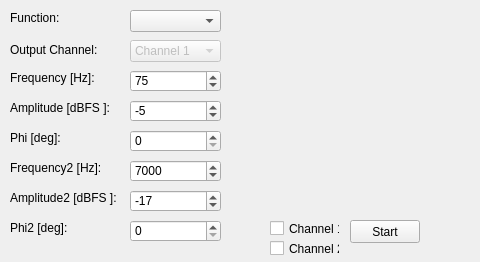
<?xml version="1.0" encoding="UTF-8"?>
<ui version="4.0">
 <class>FormSigGen</class>
 <widget class="QWidget" name="FormSigGen">
  <property name="geometry">
   <rect>
    <x>0</x>
    <y>0</y>
    <width>480</width>
    <height>262</height>
   </rect>
  </property>
  <property name="sizePolicy">
   <sizepolicy hsizetype="Fixed" vsizetype="Fixed">
    <horstretch>0</horstretch>
    <verstretch>0</verstretch>
   </sizepolicy>
  </property>
  <property name="minimumSize">
   <size>
    <width>400</width>
    <height>245</height>
   </size>
  </property>
  <property name="maximumSize">
   <size>
    <width>480</width>
    <height>262</height>
   </size>
  </property>
  <property name="windowTitle">
   <string>Signal Generator</string>
  </property>
  <widget class="QPushButton" name="pushButtonStartStop">
   <property name="geometry">
    <rect>
     <x>350</x>
     <y>220</y>
     <width>70</width>
     <height>23</height>
    </rect>
   </property>
   <property name="maximumSize">
    <size>
     <width>70</width>
     <height>25</height>
    </size>
   </property>
   <property name="text">
    <string>Start</string>
   </property>
   <property name="checkable">
    <bool>true</bool>
   </property>
   <property name="checked">
    <bool>false</bool>
   </property>
   <property name="flat">
    <bool>false</bool>
   </property>
  </widget>
  <widget class="QCheckBox" name="checkBoxCh2">
   <property name="geometry">
    <rect>
     <x>270</x>
     <y>240</y>
     <width>70</width>
     <height>17</height>
    </rect>
   </property>
   <property name="text">
    <string>Channel 2</string>
   </property>
  </widget>
  <widget class="QDoubleSpinBox" name="doubleSpinBoxAmp1">
   <property name="geometry">
    <rect>
     <x>130</x>
     <y>100</y>
     <width>91</width>
     <height>22</height>
    </rect>
   </property>
   <property name="decimals">
    <number>0</number>
   </property>
   <property name="minimum">
    <double>-60.000000000000000</double>
   </property>
   <property name="maximum">
    <double>0.000000000000000</double>
   </property>
   <property name="singleStep">
    <double>1.000000000000000</double>
   </property>
   <property name="value">
    <double>-5.000000000000000</double>
   </property>
  </widget>
  <widget class="QLabel" name="labelPhi2">
   <property name="geometry">
    <rect>
     <x>10</x>
     <y>220</y>
     <width>111</width>
     <height>16</height>
    </rect>
   </property>
   <property name="text">
    <string>Phi2 [deg]:</string>
   </property>
  </widget>
  <widget class="QLabel" name="labelAmp2">
   <property name="geometry">
    <rect>
     <x>10</x>
     <y>190</y>
     <width>111</width>
     <height>16</height>
    </rect>
   </property>
   <property name="text">
    <string>Amplitude2 [dBFS ]:</string>
   </property>
  </widget>
  <widget class="QComboBox" name="comboBoxFunc">
   <property name="geometry">
    <rect>
     <x>130</x>
     <y>10</y>
     <width>91</width>
     <height>22</height>
    </rect>
   </property>
  </widget>
  <widget class="QLabel" name="labelAmp1">
   <property name="geometry">
    <rect>
     <x>10</x>
     <y>100</y>
     <width>111</width>
     <height>16</height>
    </rect>
   </property>
   <property name="text">
    <string>Amplitude [dBFS ]:</string>
   </property>
  </widget>
  <widget class="QLabel" name="labelFreq1">
   <property name="geometry">
    <rect>
     <x>10</x>
     <y>70</y>
     <width>91</width>
     <height>16</height>
    </rect>
   </property>
   <property name="text">
    <string>Frequency [Hz]:</string>
   </property>
  </widget>
  <widget class="QCheckBox" name="checkBoxCh1">
   <property name="geometry">
    <rect>
     <x>270</x>
     <y>220</y>
     <width>70</width>
     <height>17</height>
    </rect>
   </property>
   <property name="text">
    <string>Channel 1</string>
   </property>
  </widget>
  <widget class="QComboBox" name="comboBox">
   <property name="enabled">
    <bool>false</bool>
   </property>
   <property name="geometry">
    <rect>
     <x>130</x>
     <y>40</y>
     <width>91</width>
     <height>22</height>
    </rect>
   </property>
   <item>
    <property name="text">
     <string>Channel 1</string>
    </property>
   </item>
  </widget>
  <widget class="QSpinBox" name="spinBoxFreq2">
   <property name="geometry">
    <rect>
     <x>130</x>
     <y>160</y>
     <width>91</width>
     <height>22</height>
    </rect>
   </property>
   <property name="minimum">
    <number>10</number>
   </property>
   <property name="maximum">
    <number>20000</number>
   </property>
   <property name="singleStep">
    <number>100</number>
   </property>
   <property name="value">
    <number>7000</number>
   </property>
  </widget>
  <widget class="QLabel" name="labelFunc">
   <property name="geometry">
    <rect>
     <x>10</x>
     <y>10</y>
     <width>91</width>
     <height>16</height>
    </rect>
   </property>
   <property name="text">
    <string>Function:</string>
   </property>
  </widget>
  <widget class="QLabel" name="labelPhi1">
   <property name="geometry">
    <rect>
     <x>10</x>
     <y>130</y>
     <width>101</width>
     <height>16</height>
    </rect>
   </property>
   <property name="text">
    <string>Phi [deg]:</string>
   </property>
  </widget>
  <widget class="QSpinBox" name="spinBoxFreq1">
   <property name="geometry">
    <rect>
     <x>130</x>
     <y>70</y>
     <width>91</width>
     <height>22</height>
    </rect>
   </property>
   <property name="minimum">
    <number>10</number>
   </property>
   <property name="maximum">
    <number>20000</number>
   </property>
   <property name="singleStep">
    <number>1</number>
   </property>
   <property name="value">
    <number>75</number>
   </property>
  </widget>
  <widget class="QWidget" name="widgetGraph" native="true">
   <property name="geometry">
    <rect>
     <x>230</x>
     <y>10</y>
     <width>240</width>
     <height>200</height>
    </rect>
   </property>
   <property name="minimumSize">
    <size>
     <width>100</width>
     <height>0</height>
    </size>
   </property>
   <property name="maximumSize">
    <size>
     <width>240</width>
     <height>200</height>
    </size>
   </property>
  </widget>
  <widget class="QSpinBox" name="spinBoxPhi1">
   <property name="geometry">
    <rect>
     <x>130</x>
     <y>130</y>
     <width>91</width>
     <height>22</height>
    </rect>
   </property>
   <property name="maximum">
    <number>180</number>
   </property>
   <property name="singleStep">
    <number>1</number>
   </property>
  </widget>
  <widget class="QDoubleSpinBox" name="doubleSpinBoxAmp2">
   <property name="geometry">
    <rect>
     <x>130</x>
     <y>190</y>
     <width>91</width>
     <height>22</height>
    </rect>
   </property>
   <property name="decimals">
    <number>0</number>
   </property>
   <property name="minimum">
    <double>-60.000000000000000</double>
   </property>
   <property name="maximum">
    <double>0.000000000000000</double>
   </property>
   <property name="singleStep">
    <double>1.000000000000000</double>
   </property>
   <property name="value">
    <double>-17.000000000000000</double>
   </property>
  </widget>
  <widget class="QLabel" name="labelFreq2">
   <property name="geometry">
    <rect>
     <x>10</x>
     <y>160</y>
     <width>111</width>
     <height>16</height>
    </rect>
   </property>
   <property name="text">
    <string>Frequency2 [Hz]:</string>
   </property>
  </widget>
  <widget class="QSpinBox" name="spinBoxPhi2">
   <property name="geometry">
    <rect>
     <x>130</x>
     <y>220</y>
     <width>91</width>
     <height>22</height>
    </rect>
   </property>
   <property name="maximum">
    <number>180</number>
   </property>
   <property name="singleStep">
    <number>1</number>
   </property>
  </widget>
  <widget class="QLabel" name="label">
   <property name="geometry">
    <rect>
     <x>10</x>
     <y>40</y>
     <width>101</width>
     <height>20</height>
    </rect>
   </property>
   <property name="text">
    <string>Output Channel:</string>
   </property>
  </widget>
 </widget>
 <tabstops>
  <tabstop>comboBoxFunc</tabstop>
  <tabstop>comboBox</tabstop>
  <tabstop>spinBoxFreq1</tabstop>
  <tabstop>doubleSpinBoxAmp1</tabstop>
  <tabstop>spinBoxPhi1</tabstop>
  <tabstop>spinBoxFreq2</tabstop>
  <tabstop>doubleSpinBoxAmp2</tabstop>
  <tabstop>spinBoxPhi2</tabstop>
  <tabstop>pushButtonStartStop</tabstop>
 </tabstops>
 <resources/>
 <connections/>
</ui>
